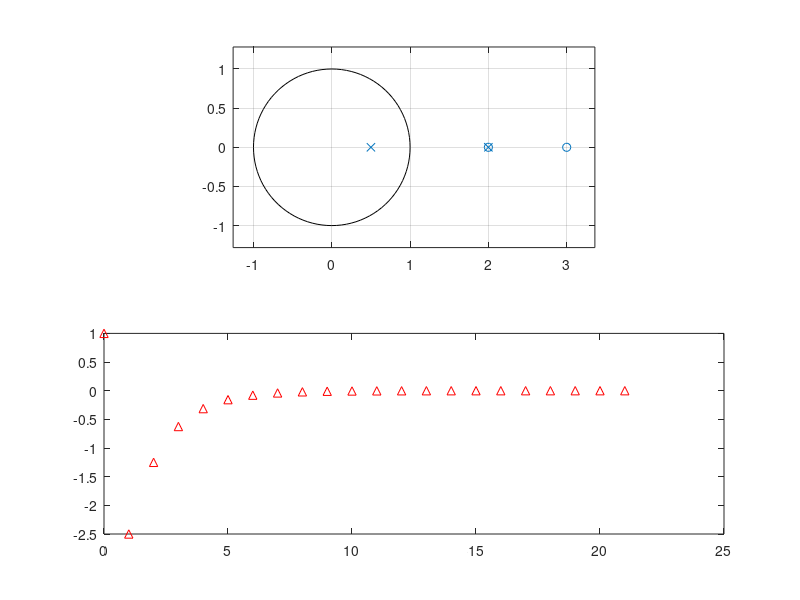

Source code (MATLAB):
function z=pzm()

subplot(211);
zplane([1,-5,6],[1,-2.5,1]);
%Pole and zero plot of the system function mentioned in 3rd question in the
%form of difference equation.

subplot(212);
impz([1,-5,6],[1,-2.5,1]);
%Gives the impulse response of the causal system with ROC mod(Z)>0.5
end